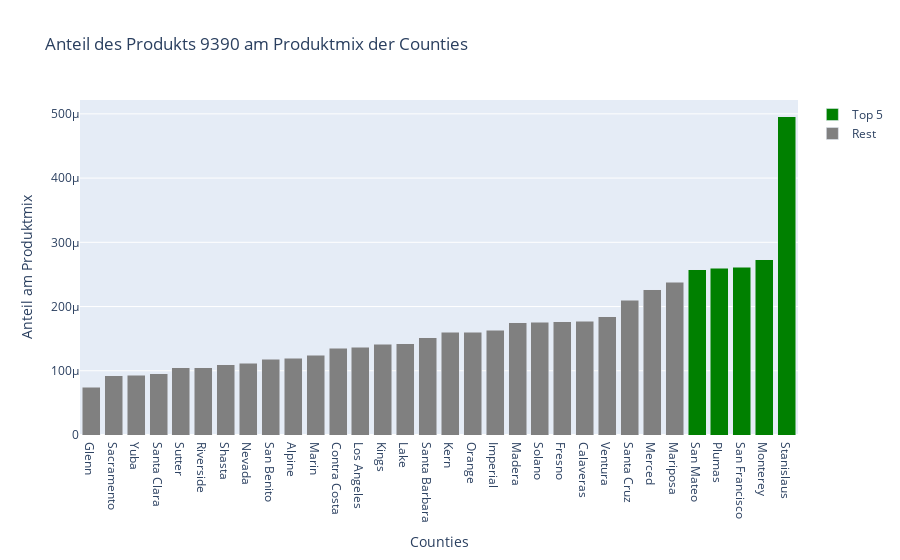

The notebook cell this image was saved under:
### Code cell
# Second analysis: Order counties by highest product share in given county
df_q2 = df_q2.sort_values(by='Anteil Bestellungen in County', ascending = False)
bins = [0,0.00024,1] # define 2 bins for Top 5 yes/no
labels = ['Rest', 'Top 5']
colors = {'Rest':'gray','Top 5':'green'}
df_q2['label'] = pd.cut(df_q2['Anteil Bestellungen in County'], bins=bins, labels=labels) # generate label for Top 5 yes/no
df_q2=df_q2[df_q2["Anzahl Bestellungen"]>0.007535] # for better visibility in plot: remove all counties with small product share
bars = []
for label, label_df in df_q2.groupby('label'):
    bars.append(go.Bar(x=label_df.county, # for each county
                       y=label_df['Anteil Bestellungen in County'], # append count orders
                       name=label, # name it Top 5 / Rest
                       marker={'color':colors[label]})) # set color of Bar
my_layout = ({"title": "Anteil des Produkts 9390 am Produktmix der Counties",
                       "yaxis": {"title":"Anteil am Produktmix"},
                       "xaxis": {"title":"Counties"},
                       "showlegend": True})
fig = go.FigureWidget(data=bars, layout = my_layout)
fig.update_layout(barmode='stack', xaxis={'categoryorder':'total ascending'})
fig.show()

### Figure 1 — Plotly figure (JSON) as saved in the notebook; plotly's stock layout.template omitted (floating-point values rounded to 4 significant figures)
{"data": [{"marker": {"color": "gray"}, "name": "Rest", "type": "bar", "uid": "f5b92bdf-ddb3-4049-84c9-c69e6dfcbfca", "x": ["Mariposa", "Merced", "Santa Cruz", "Ventura", "Calaveras", "Fresno", "Solano", "Madera", "Imperial", "Orange", "Kern", "Santa Barbara", "Lake", "Kings", "Los Angeles", "Contra Costa", "Marin", "Alpine", "San Benito", "Nevada", "Shasta", "Riverside", "Sutter", "Santa Clara", "Yuba", "Sacramento", "Glenn"], "y": [0.0002375, 0.0002258, 0.0002101, 0.000184, 0.000177, 0.0001763, 0.0001759, 0.0001748, 0.0001631, 0.0001603, 0.0001598, 0.0001518, 0.0001418, 0.0001411, 0.0001368, 0.0001348, 0.0001242, 0.0001193, 0.000118, 0.0001121, 0.0001093, 0.0001047, 0.0001044, 9.525e-05, 9.304e-05, 9.216e-05, 7.398e-05]}, {"marker": {"color": "green"}, "name": "Top 5", "type": "bar", "uid": "f8cfd2f5-9ca0-4eb3-a807-1a0a4df9fdc0", "x": ["Stanislaus", "Monterey", "San Francisco", "Plumas", "San Mateo"], "y": [0.0004955, 0.0002728, 0.0002611, 0.0002597, 0.000257]}], "layout": {"autosize": true, "barmode": "stack", "showlegend": true, "title": {"text": "Anteil des Produkts 9390 am Produktmix der Counties"}, "xaxis": {"autorange": true, "categoryorder": "total ascending", "range": [-0.5, 31.5], "title": {"text": "Counties"}, "type": "category"}, "yaxis": {"autorange": true, "range": [0, 0.0005216], "title": {"text": "Anteil am Produktmix"}, "type": "linear"}}}
